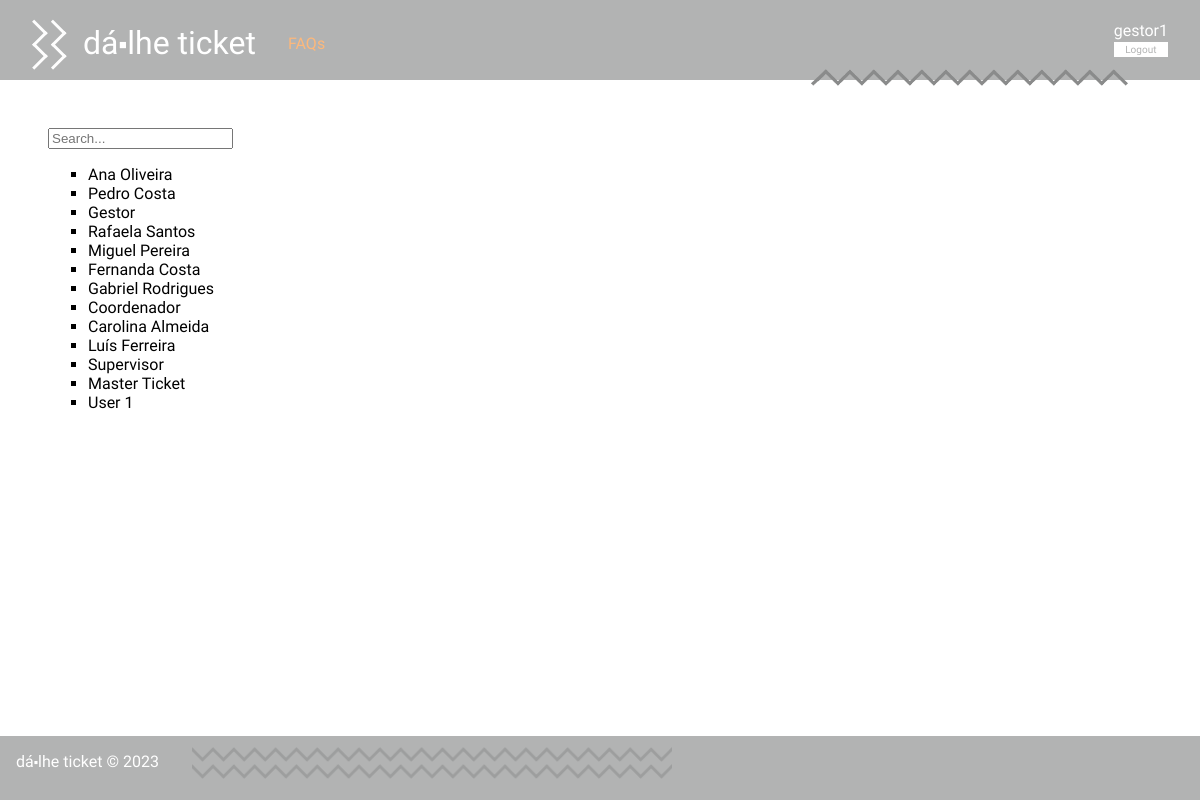
The app's page /project/pages/manage_users.php (signed in) with its own data.
### tables this page shows
CREATE TABLE User(
   name varchar(60) not null,
   username varchar(20) primary key,
   email varchar(60) not null,
   password varchar(40) not null,
   type varchar(5) not null, /*user, agent, admin*/
   department varchar(20)
, ticket_count integer default 0, closed_tickets integer default 0);

### project/pages/manage_users.php (called while the page is built, shortened)
<?php
    require_once(__DIR__ . '/../templates/users.tpl.php');
    require_once(__DIR__ . '/../templates/common.tpl.php');
    drawUsersList();
?>

### database/user.class.php (called while the page is built, shortened)
<?php
class User{
  public function __construct(string $name, string $username, string $email, string $type, $department, int $ticket_count, int $closed_tickets){
    $this->name = $name;
    $this->username = $username;
  }
  static public function getAllUsers(PDO $db) : array {
    $stmt = $db->prepare('SELECT * from User');
    $stmt->execute();
    $users = array();
    while ($user = $stmt->fetch()) {
      $users[] = new User(
        $user['name'],
        $user['username'],
        $user['email'],
        $user['type'],
        $user['department'],
        intval($user['ticket_count']),
        intval($user['closed_tickets'])
      );
    }
    return $users;
  }
}
?>

### project/templates/users.tpl.php (the view, shortened to what this page needs)
<?php
    require_once(__DIR__ . '/../../database/user.class.php');
    $db = getDatabaseConnection();
    function drawUsersList() : void {
        global $db;
        $users = User::getAllUsers($db); ?>
    <input class="searchbar" type="text" placeholder="Search...">
    <ul class="search_list">
<?php
        foreach ($users as $user) { ?>
        <li class="search_item"><a href="../pages/profile.php?username=<?= $user->username ?>"><?= $user->name ?></a></li>
<?php
        }
?>
    </ul>
<?php
    }
?>

### project/css/style.css (style rules this page uses)
body { font-family: 'Allerta Stencil', sans-serif; margin: 0; padding: 0; display: grid; grid-template-columns: auto; grid-template-rows: 5em auto 4em; grid-template-areas: "header" "main" "footer"; min-height: 100vh; background-color: #b2b3b3; }
a { text-decoration: none; color: orange; }
.search_list a { color: black; }
ul { list-style-type: square; }

### records on screen
user: name "Ana Oliveira"
user: name "Pedro Costa"
user: name "Gestor"
user: name "Rafaela Santos"
user: name "Miguel Pereira"
user: name "Fernanda Costa"
user: name "Gabriel Rodrigues"
user: name "Coordenador"
user: name "Carolina Almeida"
user: name "Luís Ferreira"
user: name "Supervisor"
user: name "Master Ticket"
user: name "User 1"

### other values on screen
$name "dá⬝lhe ticket"
$session->getName() "gestor1"
